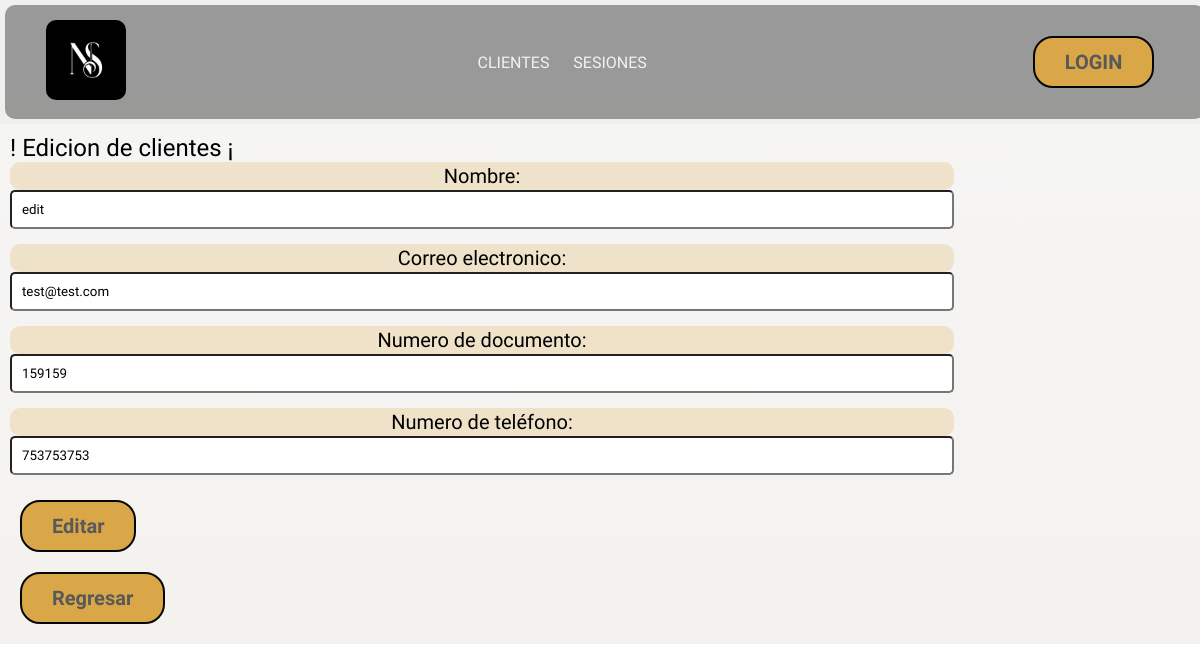
The page /formulario/editar_user/4 on the database as committed earlier.
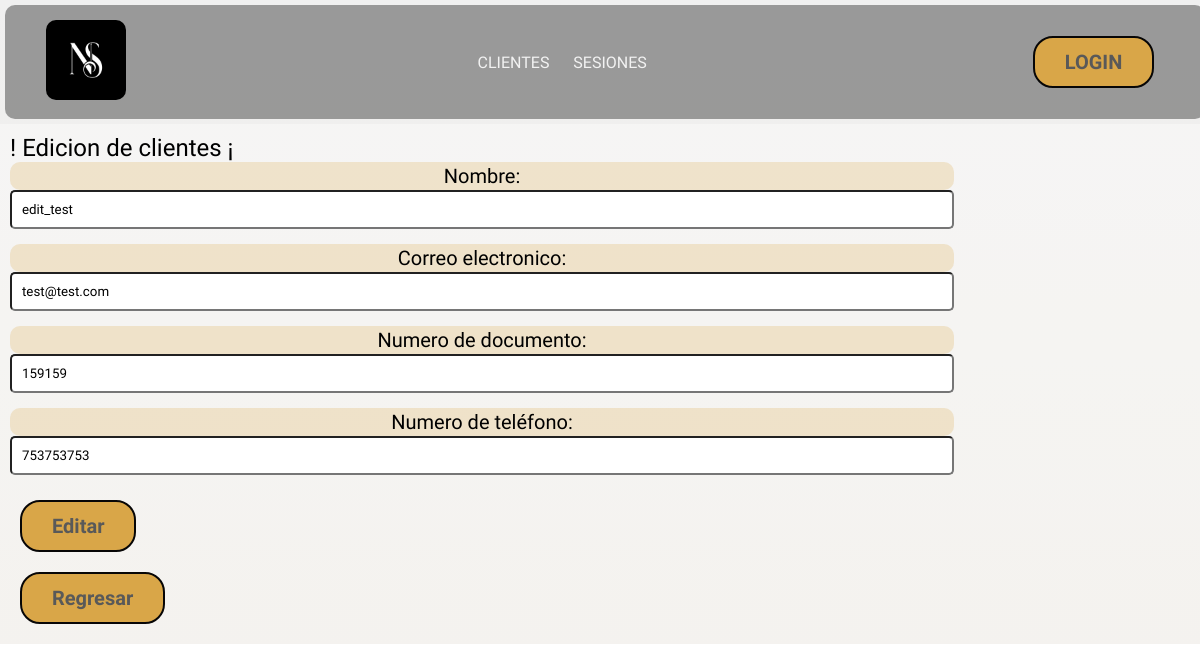
The same page on the database as committed later.
### formulario/models.py (models this page shows, shortened)
class Usuario(models.Model):
  user_doc        = models.IntegerField(verbose_name='Numero de documento')
  user_name       = models.CharField(max_length=40, blank= False, null= False,verbose_name= 'Nombre')
  user_email      = models.EmailField(verbose_name='Correo electronico')
  user_phone      = models.IntegerField(verbose_name='Numero de teléfono')
  fecha_registro  = models.DateTimeField (verbose_name='Fecha de registro',auto_now_add=True)

### formulario/views.py (the view)
# urls.py: path('editar_user/<int:id>',    views.edit_user,      name="editar_user"),
def edit_user(request, id):
  editar = get_object_or_404(Usuario, id = id)
  if request.method == 'POST':
    form = UsuarioForm(request.POST, instance=editar)
    if form.is_valid():
      form.save()
    return redirect('lista_usuarios')
  else:
    form = UsuarioForm(instance=editar)
  return render(request, '1.administrador/editar_user.html',{
      'form':form,
      'editar':editar
    }
    )

### formulario/forms.py
class UsuarioForm(ModelForm):
  class Meta:
    model   = Usuario
    fields  = ["user_name","user_email","user_doc","user_phone"]
    widgets = {
      "user_name":      forms.TextInput(  attrs={"class": "user_name formulario", "name":"user_name", "id":"user_name", "max_length":50, "required":True, "placeholder":"Eje. Pedro Picapiedra"}),
      "user_email":     forms.EmailInput( attrs={"class": "user_email formulario", "name":"user_email","id":"user_email","placeholder":"Eje. E@ejemplo.com"}),
      "user_phone":     forms.NumberInput(attrs={"class": "user_phone formulario", "name":"user_phone","id":"user_phone","placeholder":"Eje. 123-456-7890", "max_length":10}),
      "user_doc":       forms.NumberInput(attrs={"class": "user_doc formulario", "name":"user_doc",  "id":"user_doc","placeholder":"Eje. 1065788789", "max_length":10}),
    }

### templates/1.administrador/editar_user.html (shortened to what this page needs)
{% extends "layouts/app.html" %}
{% block content %}
<h2> ! Edicion de clientes ¡</h2>
{% endblock content %}
{% block registrar %}
<form id= "editar_user" action="{% url "editar_user" editar.id %}" method="post">
  {{ form }}
  <button type="submit">Editar</button>
</form>
<form action="{% url "lista_usuarios" %}">
  <button type="submit"> Regresar </button>
</form>
{% endblock registrar %}

Rows that differ between the two databases and show on the page:
changed Usuario "test@test.com": user_name "edit" → "edit_test"
